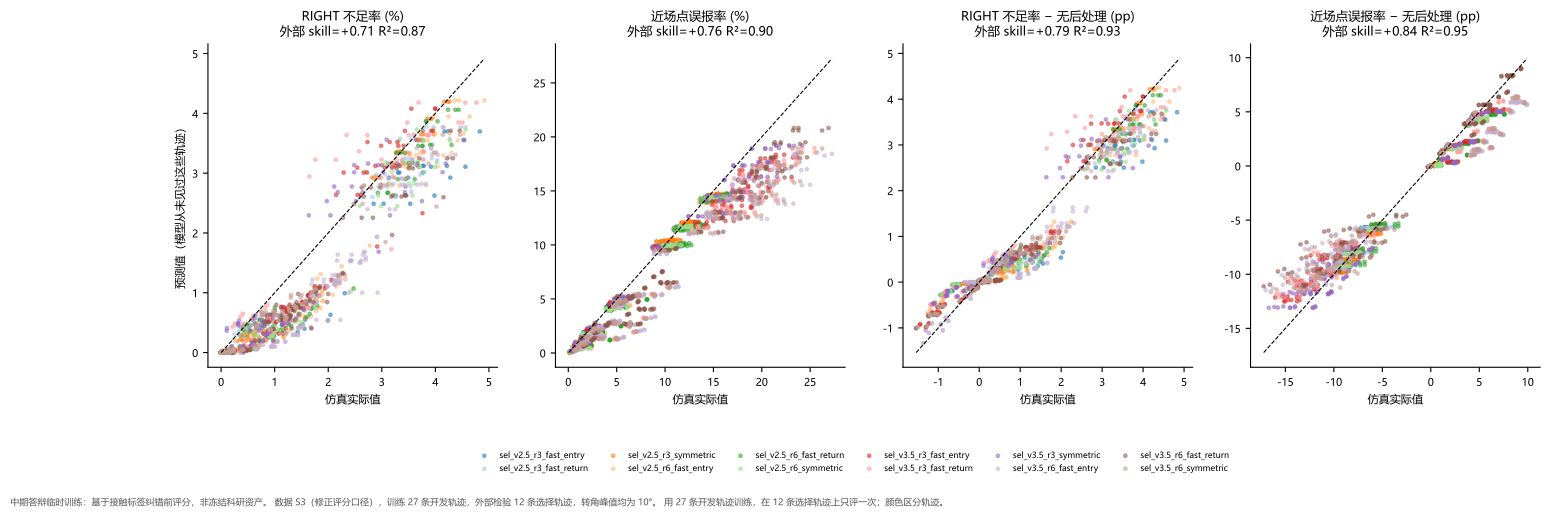

The Python source for this figure:
"""Tavotto entry: existing results only; no training, no simulation.
original_plot_code
"""
import sys
from pathlib import Path
LIBRARY=Path(__file__).resolve().parents[1]
SUPPORT=LIBRARY / "site-packages"
if str(SUPPORT) not in sys.path: sys.path.insert(0,str(SUPPORT))
from _support import draw

fig=draw('M3_二级处理联合', 'fig08_外部检验_预测vs实际')
fig.savefig(Path(__file__).parent / 'M3__fig08_外部检验_预测vs实际.pdf')
